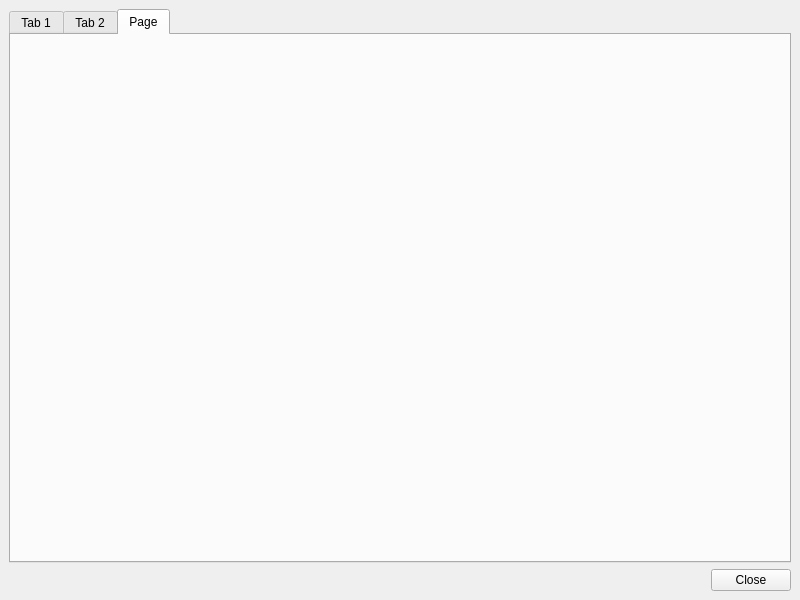
<?xml version="1.0" encoding="UTF-8"?>
<ui version="4.0">
 <class>PosGraphWin</class>
 <widget class="QMainWindow" name="PosGraphWin">
  <property name="geometry">
   <rect>
    <x>0</x>
    <y>0</y>
    <width>800</width>
    <height>600</height>
   </rect>
  </property>
  <property name="windowTitle">
   <string>MainWindow</string>
  </property>
  <widget class="QWidget" name="centralwidget">
   <layout class="QVBoxLayout" name="verticalLayout">
    <item>
     <widget class="QTabWidget" name="tabWidget">
      <property name="currentIndex">
       <number>2</number>
      </property>
      <widget class="QWidget" name="xTab">
       <attribute name="title">
        <string>Tab 1</string>
       </attribute>
       <layout class="QVBoxLayout" name="verticalLayout_2">
        <item>
         <widget class="QCustomPlot" name="xPlot" native="true"/>
        </item>
       </layout>
      </widget>
      <widget class="QWidget" name="yTab">
       <attribute name="title">
        <string>Tab 2</string>
       </attribute>
       <layout class="QVBoxLayout" name="verticalLayout_3">
        <item>
         <widget class="QCustomPlot" name="yPlot" native="true"/>
        </item>
       </layout>
      </widget>
      <widget class="QWidget" name="aTab">
       <attribute name="title">
        <string>Page</string>
       </attribute>
       <layout class="QVBoxLayout" name="verticalLayout_4">
        <item>
         <widget class="QCustomPlot" name="zPlot" native="true"/>
        </item>
       </layout>
      </widget>
     </widget>
    </item>
    <item>
     <layout class="QHBoxLayout" name="horizontalLayout">
      <item>
       <spacer name="horizontalSpacer">
        <property name="orientation">
         <enum>Qt::Horizontal</enum>
        </property>
        <property name="sizeHint" stdset="0">
         <size>
          <width>40</width>
          <height>20</height>
         </size>
        </property>
       </spacer>
      </item>
      <item>
       <widget class="QPushButton" name="pbClose">
        <property name="text">
         <string>Close</string>
        </property>
       </widget>
      </item>
     </layout>
    </item>
   </layout>
  </widget>
 </widget>
 <customwidgets>
  <customwidget>
   <class>QCustomPlot</class>
   <extends>QWidget</extends>
   <header location="global">../lib/qcustomplot.h</header>
   <container>1</container>
  </customwidget>
 </customwidgets>
 <resources/>
 <connections/>
</ui>
